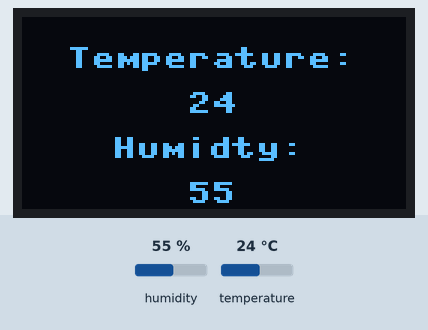
This program was run on a simulated Raspberry Pi Pico running MicroPython. On the bench: 128×64 one-colour display. The test bench sets the inputs (shaded band); at power-on: humidity 55 %, temperature 24 °C. The clock reads 2024-03-15 10:24:30 at power-on unless the program sets it.

Above: at 3.6 s.
3.7 s: humidity set to 22 %
At 6.5 s:
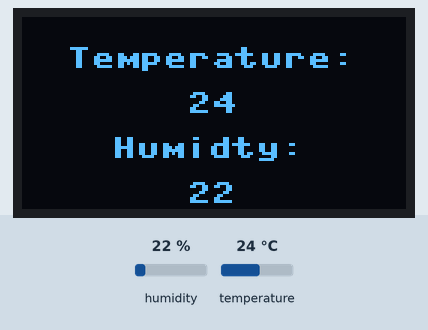
8.2 s: temperature set to 12 °C
At 10.0 s:
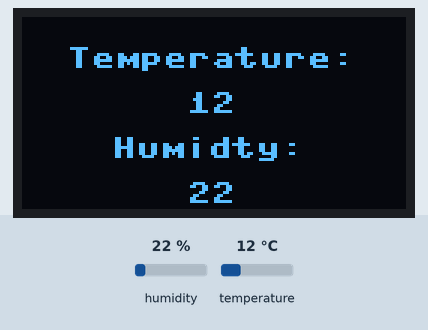
12.7 s: humidity set to 40 %
At 15.7 s:
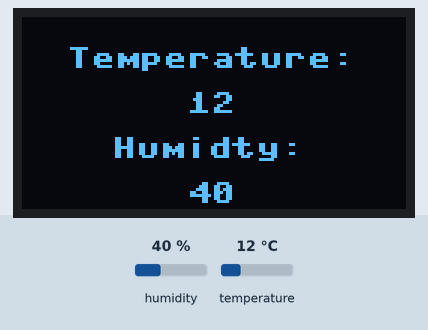
17.2 s: temperature set to 19 °C
Timing chart, 0 to 20.2 s (numbered marks = the images above; inputs shaded):
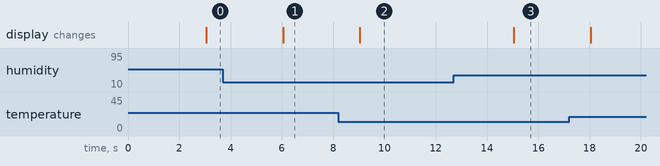

Measured:
- after the input at 3.7 s, the display: changes after 2.3 s (image 1)
- after the input at 8.2 s, the display: changes after 0.84 s (image 2)
- after the input at 12.7 s, the display: changes after 2.3 s (image 3)

The program:

thermometer_v1.py
```python
from machine import Pin,I2C,ADC #to acces the hardware picobricks
from picobricks import SSD1306_I2C, DHT11 #oled library
import utime #time library
#to acces the hardware picobricks
WIDTH=128
HEIGHT=64
#define the weight and height picobricks

sda=machine.Pin(4)
scl=machine.Pin(5)
#we define sda and scl pins for inter-path communication
i2c=machine.I2C(0, sda=sda, scl=scl, freq=2000000)#determine the frequency values
oled=SSD1306_I2C(WIDTH, HEIGHT, i2c)
pico_temp=DHT11(Pin(11))
current_time=utime.time()

while True:
    if utime.time() - current_time >= 3:
        current_time = utime.time()
        try:
            pico_temp.measure()
        except Exception as e:
            print("Temp Hum Data might be old")
        oled.fill(0)#clear OLED
        oled.show()
        temperature=pico_temp.temperature
        humidity=pico_temp.humidity
        oled.text("Temperature: ",15,10)#print "Temperature: " on the OLED at x=15 y=10
        oled.text(str(int(temperature)),55,25)
        oled.text("Humidty: ", 30,40)
        oled.text(str(int(humidity)),55,55)
        oled.show()#show on OLED
        utime.sleep(0.5)#wait for a half second
```
